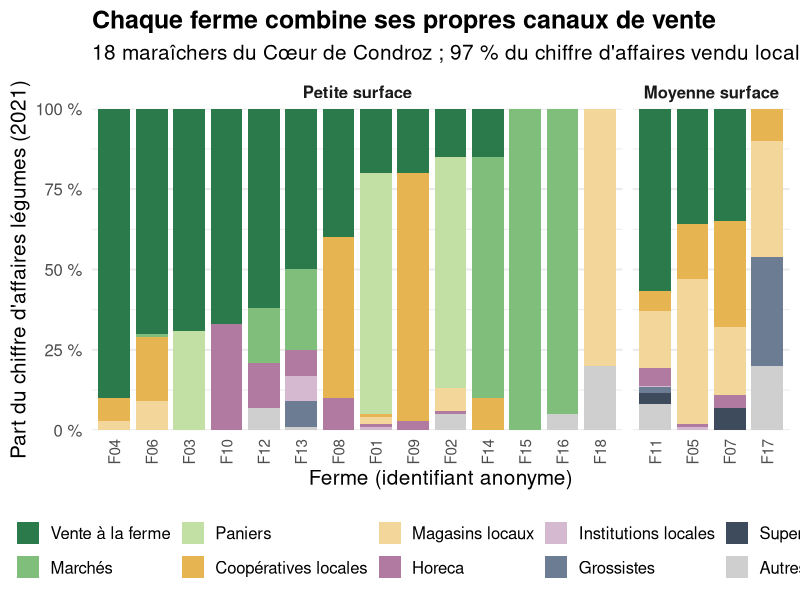

Write R code to recreate this figure.
# =============================================================================
# Canaux de vente des maraîchers du Cœur de Condroz
# Objectif : décrire la part du chiffre d'affaires (CA) réalisée par canal de
#            distribution, et comparer petites et moyennes fermes.
# Source   : Biot N., Hecquet C., Maréchal K., Lobet G., Dendoncker N. (2026).
#            Agroecology and Sustainable Food Systems 50(7) : 1766-1796.
#            https://doi.org/10.1080/21683565.2025.2597006 (données : annexe xlsx)
# Script de la fiche (PEPA Lab, 2026-11-21), pas le script original des auteurs :
#            il reproduit l'annexe F (moyennes et tests de Wilcoxon) et la figure 3.
# Entrées  : ../donnees.csv
# Sorties  : figure_principale.png, moyennes_par_orientation.csv
# Packages : readr, dplyr, tidyr, ggplot2, rstatix (testé avec R 4.3)
# =============================================================================

# 0. Packages -----------------------------------------------------------------
library(readr); library(dplyr); library(tidyr); library(ggplot2); library(rstatix)

# 1. Import -------------------------------------------------------------------
d <- read_csv("../donnees.csv", show_col_types = FALSE)

# 2. Préparation --------------------------------------------------------------
ordre_canaux <- c("Vente à la ferme", "Marchés", "Paniers", "Coopératives locales",
                  "Magasins locaux", "Horeca", "Institutions locales",
                  "Grossistes", "Supermarchés", "Autres")
d <- d |> mutate(canal = factor(canal, levels = ordre_canaux),
                 orientation = factor(orientation, levels = c("Petite surface", "Moyenne surface")))

# 3. Descriptif ---------------------------------------------------------------
# Chaque ferme vend 100 % de son CA : vérification
stopifnot(all(abs(tapply(d$part_ca, d$ferme, sum) - 100) < 0.01))

# Part locale moyenne (article : 97 %)
part_locale <- d |> group_by(ferme) |> summarise(local = sum(part_ca[canal_local == "oui"]))
cat("Part moyenne du CA vendue en local :", round(mean(part_locale$local), 1), "%\n")

# Nombre de canaux utilisés par ferme (part > 0)
n_canaux <- d |> filter(part_ca > 0) |> count(ferme, orientation, name = "n_canaux")
print(n_canaux |> group_by(orientation) |> summarise(moyenne = mean(n_canaux), min = min(n_canaux), max = max(n_canaux)))

# 4. Tests --------------------------------------------------------------------
# Comme dans l'article : test de Wilcoxon (rangs) par canal, car les parts ne
# suivent pas une loi normale, puis correction de Holm sur les 10 canaux.
# ATTENTION : 4 fermes seulement en moyenne surface, puissance très faible ;
# les p-values sont exploratoires (l'étude couvre toutes les fermes du territoire).
# ATTENTION : les p-values de l'annexe F, présentées comme ajustées (Holm),
# correspondent aux p brutes ci-dessous (colonne p). Après correction de Holm
# (colonne p.adj), aucune différence n'est significative au seuil de 5 %.
moy <- d |> group_by(canal, orientation) |> summarise(moyenne = mean(part_ca), .groups = "drop") |>
  pivot_wider(names_from = orientation, values_from = moyenne)
tests <- d |> group_by(canal) |> wilcox_test(part_ca ~ orientation, exact = FALSE) |>
  adjust_pvalue(method = "holm") |> select(canal, p, p.adj)
res <- left_join(moy, tests, by = "canal")
print(res, n = 20)

# 5. Figure -------------------------------------------------------------------
# Une barre par ferme, empilée par canal (équivalent de la figure 3 de l'article).
ordre_fermes <- d |> filter(canal == "Vente à la ferme") |> arrange(orientation, desc(part_ca)) |> pull(ferme)
couleurs <- c("Vente à la ferme" = "#2a7a4b", "Marchés" = "#7fbf7b", "Paniers" = "#c2e0a3",
              "Coopératives locales" = "#e6b450", "Magasins locaux" = "#f3d79a", "Horeca" = "#b07aa1",
              "Institutions locales" = "#d4b9d0", "Grossistes" = "#6b7c93", "Supermarchés" = "#3d4b5c",
              "Autres" = "#cfcfcf")
fig <- ggplot(d, aes(x = factor(ferme, levels = ordre_fermes), y = part_ca, fill = canal)) +
  geom_col(width = 0.85) +
  facet_grid(~ orientation, scales = "free_x", space = "free_x") +
  scale_fill_manual(values = couleurs, name = NULL) +
  scale_y_continuous(expand = c(0, 0), labels = function(x) paste0(x, " %")) +
  labs(x = "Ferme (identifiant anonyme)", y = "Part du chiffre d'affaires légumes (2021)",
       title = "Chaque ferme combine ses propres canaux de vente",
       subtitle = "18 maraîchers du Cœur de Condroz ; 97 % du chiffre d'affaires vendu localement") +
  theme_minimal(base_size = 15) +
  theme(panel.grid.major.x = element_blank(), legend.position = "bottom",
        axis.text.x = element_text(angle = 90, vjust = 0.5, size = 11),
        strip.text = element_text(face = "bold"), plot.title = element_text(face = "bold")) +
  guides(fill = guide_legend(nrow = 2))
ggsave("figure_principale.png", fig, width = 10, height = 6.25, dpi = 160, bg = "white")

# 6. Export -------------------------------------------------------------------
write_csv(res |> mutate(across(where(is.numeric), \(x) round(x, 3))), "moyennes_par_orientation.csv")
